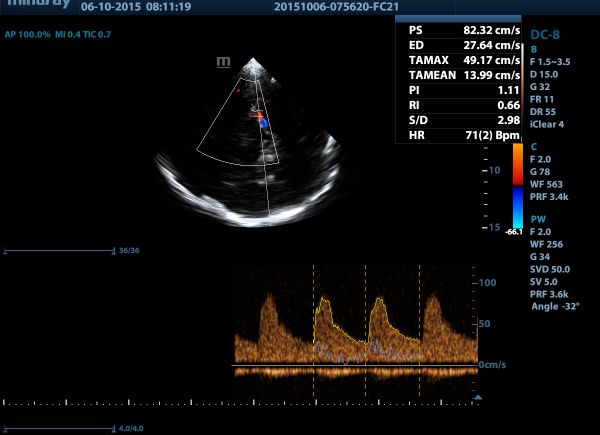
#> input picture data_samples/201510060811200051VAS.BMP, 1200 x 870 px (shown at 1/2 size); its folder holds only this picture in this run
$ python -i preprocessing.py   (imports and definitions only)   (older library calls are emulated)
#> lines starting #> are read from the running program, lines starting #| are printed output that depends on the picture
import os

import numpy as np
from PIL import Image


COLOR_MAX = 255
crop_shape = (181, 141, 831, 750)

PATH_LONG = "/home/martin/Documents/cartroids/data/categorization/long"
PATH_TRAV = "/home/martin/Documents/cartroids/data/categorization/trav"
PATH_DIFF = "/home/martin/Documents/cartroids/data/categorization/diff"

CROP_BIG = (221, 171, 791, 740)
CROP_SMALL = (181, 141, 831, 750)
SIZE_BIG = (1200, 900)
SIZE_SMALL = (1200, 870)


def load_dir(dir_path, crop=False):
    data = []
    for file in os.listdir(dir_path):
        file_path = os.path.join(dir_path, file)
        img = convert_img_to_feature(file_path, crop_shape)
        data.append(img)

    return np.vstack(data)


def crop_image(img):
    if img.size == SIZE_BIG:
        img = img.crop(CROP_BIG)
    elif img.size == SIZE_SMALL:
        img = img.crop(CROP_SMALL)

    return img


def convert_img_to_feature(img_path, crop=False):
#> called with crop = False
    img = Image.open(img_path).convert("LA")
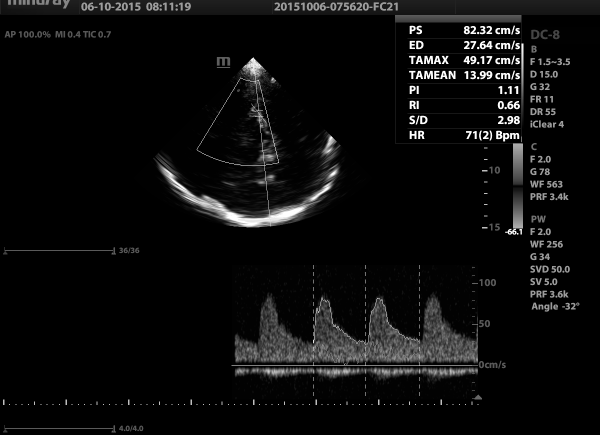
#> img: PIL image 1200x870 LA (shown at 1/2 size); mean R, G, B, A 12.4, 12.4, 12.4, 255
    if crop:
        img = crop_image(img)

    img = img.resize((50, 50), Image.ANTIALIAS)
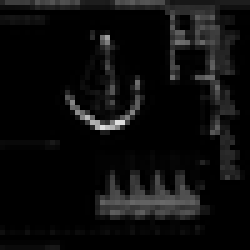
#> img: PIL image 50x50 LA (shown 5 times larger); mean R, G, B, A 12.8, 12.8, 12.8, 255
    return np.asarray(img).flatten() / COLOR_MAX


def create_categorization_features():
    X = np.vstack((load_dir(PATH_LONG), load_dir(PATH_TRAV), load_dir(PATH_DIFF, True)))
    y = np.concatenate(
        (
            np.ones(len(os.listdir(PATH_LONG))),
            np.zeros(len(os.listdir(PATH_TRAV))),
            np.ones(len(os.listdir(PATH_DIFF)))*-1,
        )
    )

    return X, y

>>> result = convert_img_to_feature('../data_samples/201510060811200051VAS.BMP')
#> result = 5000 values, max 1 at index 1, min 0 at index 200, mean 0.525

$ run again, on data_samples/201510061021270337VAS.BMP
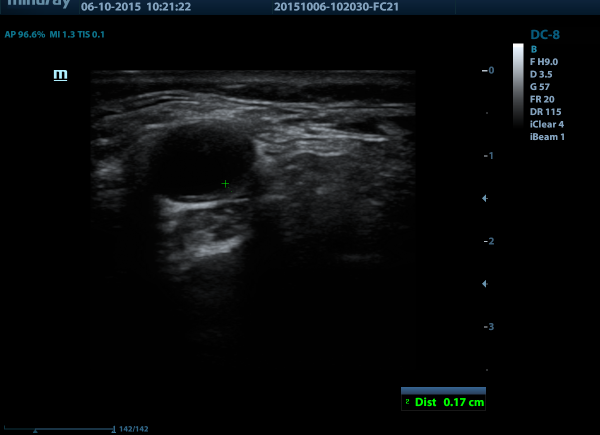
#> input picture data_samples/201510061021270337VAS.BMP, 1200 x 870 px (shown at 1/2 size)
#> in convert_img_to_feature, `img = Image.open(img_path).convert("LA")`:
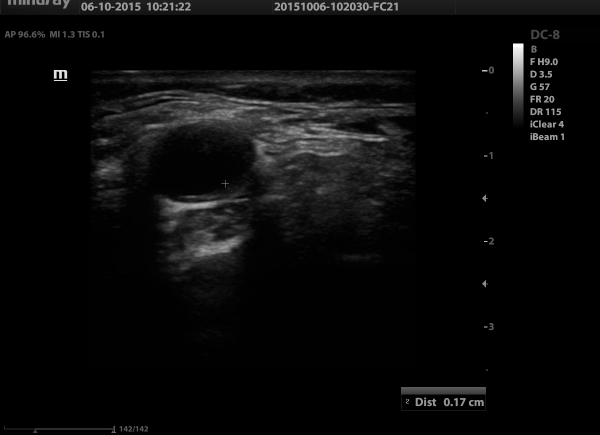
#> img: PIL image 1200x870 LA (shown at 1/2 size); mean R, G, B, A 10.1, 10.1, 10.1, 255
#> in convert_img_to_feature, `img = img.resize((50, 50), Image.ANTIALIAS)`:
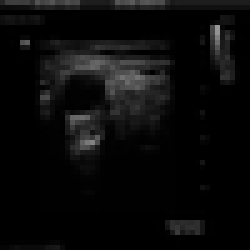
#> img: PIL image 50x50 LA (shown 5 times larger); mean R, G, B, A 10.3, 10.3, 10.3, 255
#> result = 5000 values, max 1 at index 1, min 0 at index 200, mean 0.52

$ run again, on data_samples/201802131250020261VAS.BMP
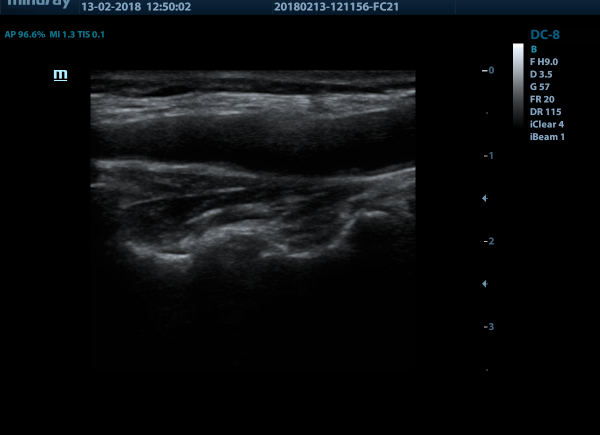
#> input picture data_samples/201802131250020261VAS.BMP, 1200 x 870 px (shown at 1/2 size)
#> in convert_img_to_feature, `img = Image.open(img_path).convert("LA")`:
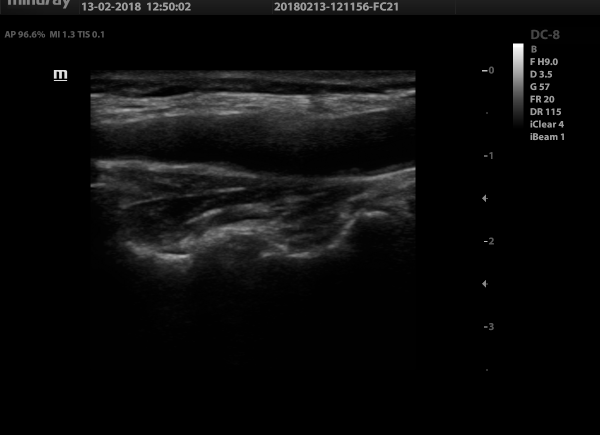
#> img: PIL image 1200x870 LA (shown at 1/2 size); mean R, G, B, A 11.3, 11.3, 11.3, 255
#> in convert_img_to_feature, `img = img.resize((50, 50), Image.ANTIALIAS)`:
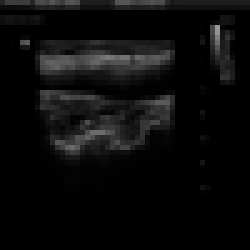
#> img: PIL image 50x50 LA (shown 5 times larger); mean R, G, B, A 11.5, 11.5, 11.5, 255
#> result = 5000 values, max 1 at index 1, min 0 at index 200, mean 0.523
